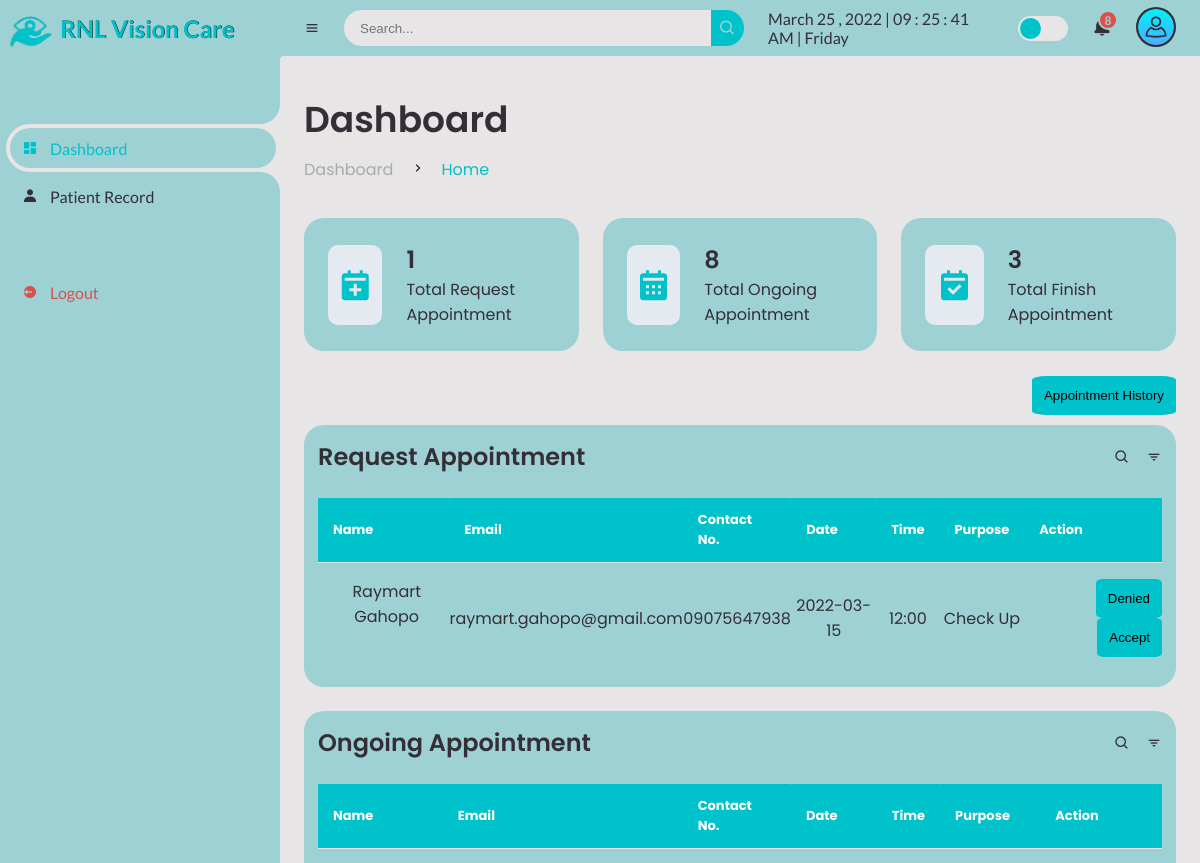
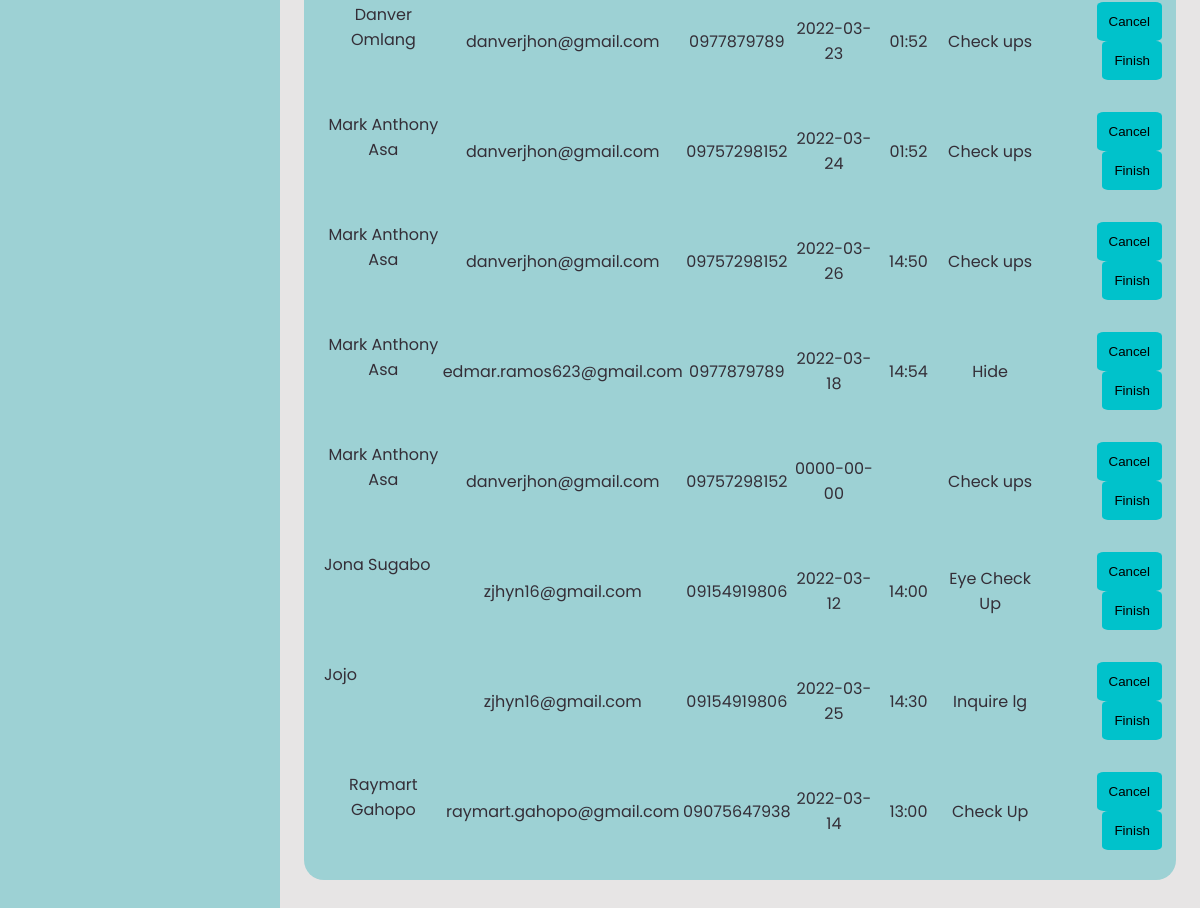
The app's page /doctor/dashboard.php (signed in), older data (2 pictures, top to bottom).
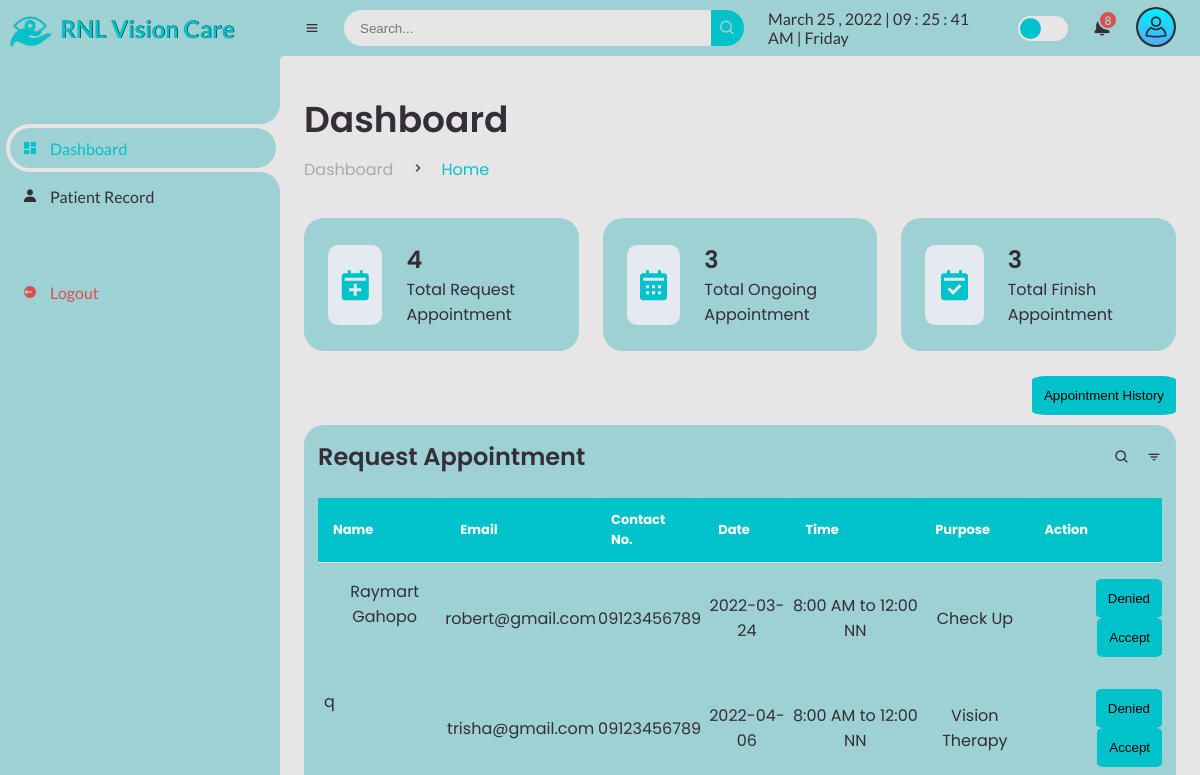
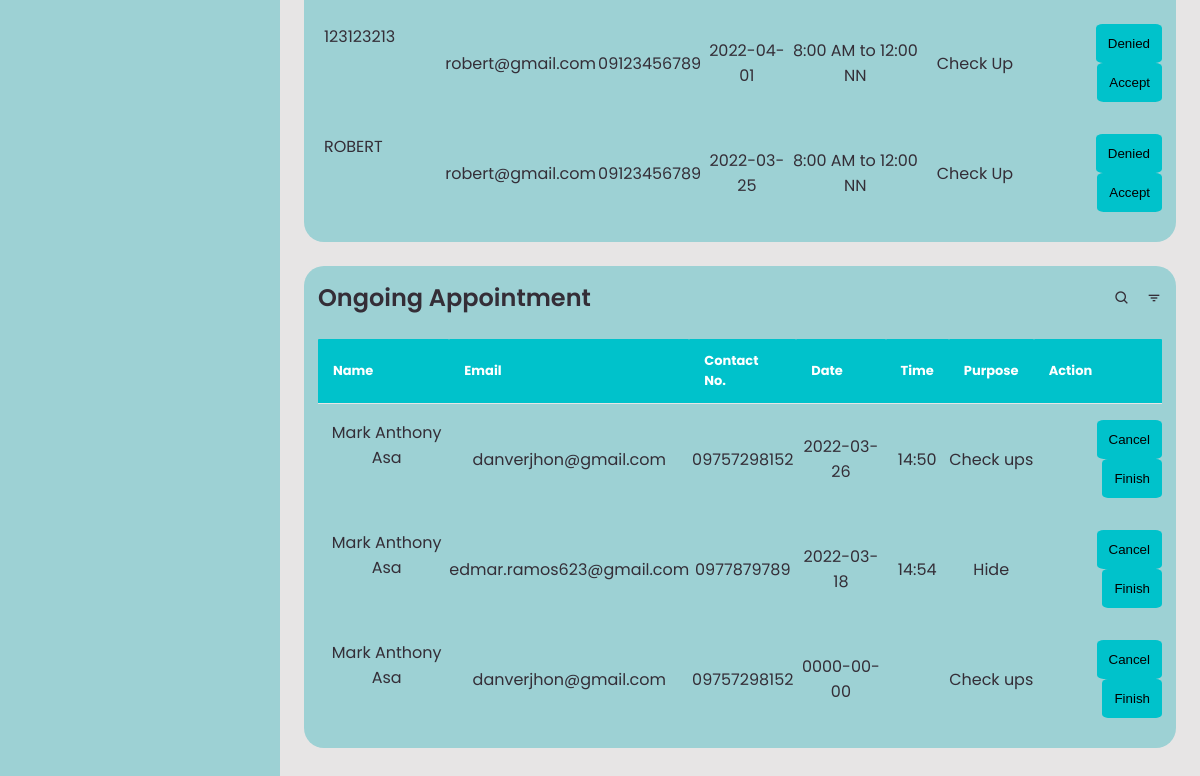
The same page, newer data (2 pictures, top to bottom).
### tables this page shows
CREATE TABLE `appointment` (
  `app_id` int(11) NOT NULL AUTO_INCREMENT,
  `app_user` varchar(255) NOT NULL,
  `app_name` varchar(255) NOT NULL,
  `app_email` varchar(150) NOT NULL,
  `app_contact` varchar(150) NOT NULL,
  `app_date` date NOT NULL,
  `app_time` varchar(255) NOT NULL,
  `app_purpose` varchar(255) NOT NULL,
  `app_remarks` varchar(200) NOT NULL,
  PRIMARY KEY (`app_id`)
);

### doctor/dashboard.php (the view, shortened to what the changed rows need)
<?php
include ('../admin/session.php');
?>
<!DOCTYPE html>
<html lang="en">
<head>
	<link href='https://unpkg.com/boxicons@2.0.9/css/boxicons.min.css' rel='stylesheet'>
	<link rel="stylesheet" href="css\sys_style.css">
</head>
<body>
	<section id="content">
		<main>
			<div class="head-title">
				<div class="left">
					<h1>Dashboard</h1>
				</div>
			</div>
			<ul class="box-info">
				<li>
					<span class="text">
						<h3><?php
							$query = mysqli_query($conn, "SELECT COUNT(*) as total from appointment where app_remarks = 'PENDING';");
									while($result=mysqli_fetch_array($query)){
										echo $result['total'];
						  							}
						  ?></h3>
						<p>Total Request Appointment</p>
					</span>
				</li>
				<li>
					<span class="text">
						<h3>
							<?php
							$query2 = mysqli_query($conn, "SELECT COUNT(*) as total from appointment where app_remarks = 'ONGOING';");
									while($result2=mysqli_fetch_array($query2)){
										echo $result2['total'];
						  							}
						  ?>
						  </h3>
						<p>Total Ongoing Appointment</p>
					</span>
				</li>
				<li>
					<span class="text">
						<h3><?php
							$query3 = mysqli_query($conn, "SELECT COUNT(*) as total from appointment_history where app_remarks = 'FINISH';");
									while($result3=mysqli_fetch_array($query3)){
										echo $result3['total'];
						  							}
						  ?></h3>
						<p>Total Finish Appointment</p>
					</span>
				</li>
			</ul>
			<br>
			<div class="table-data">
				<div class="order">
					<table class="table">
     <thead>
     	<tr>
     	 <th>Name</th>
     	 <th>Email</th>
     	 <th>Contact No.</th>
     	 <th>Date</th>
		 <th>Time</th>
		 <th>Purpose</th>
		 <th>Action</th>
     	</tr>
     </thead>
     <tbody>
     	  	<tr>
     	  		<?php
     	  		$query4 = mysqli_query($conn, "Select * from appointment where app_remarks = 'PENDING'");
     	  		while($row = $query4 -> fetch_assoc()){
     	  ?>
     	  	  <td data-label="Name" class="brandd"><p><?php echo $row['app_name'];?></p></td>
     	  	  <td data-label="Email"><?php echo $row['app_email'];?></td>
     	  	  <td data-label="Contact"><?php echo $row['app_contact'];?></td>
     	  	  <td data-label="Date"><?php echo $row['app_date'];?></td>
			  <td data-label="Time"><?php echo $row['app_time'];?></td>
			  <td data-label="Purpose"><?php echo $row['app_purpose'];?></td>
			  <td data-label="Action"><a href="?id3=<?php echo $row['app_id'];?>"><button class="btn-rem" style="cursor: pointer;">Denied</button></a>
			  <a href="?id=<?php echo $row['app_id'];?>"><button class="btn-upd" style="cursor: pointer;">Accept</button></a></td>
     	  </tr>
     	<?php  } ?>
     </tbody>
   </table>
				</div>
			</div>
			<div class="table-data">
				<div class="order">
					<table class="table">
     <thead>
     	<tr>
     	 <th>Name</th>
     	 <th>Email</th>
     	 <th>Contact No.</th>
     	 <th>Date</th>
		 <th>Time</th>
		 <th>Purpose</th>
		 <th>Action</th>
     	</tr>
     </thead>
     <tbody>
     	  <tr>
     	  	  <?php
     	  		$query5 = mysqli_query($conn, "Select * from appointment where app_remarks = 'ONGOING'");
     	  		while($row1 = $query5 -> fetch_assoc()){
     	  ?>
     	  	  <td data-label="Name" class="brandd"><p><?php echo $row1['app_name'];?></p></td>
     	  	  <td data-label="Email"><?php echo $row1['app_email'];?></td>
     	  	  <td data-label="Contact"><?php echo $row1['app_contact'];?></td>
     	  	  <td data-label="Date"><?php echo $row1['app_date'];?></td>
			  <td data-label="Time"><?php echo $row1['app_time'];?></td>
			  <td data-label="Purpose"><?php echo $row1['app_purpose'];?></td>
			  <td data-label="Action"><a href="?id2=<?php echo $row1['app_id'];?>"><button class="btn-rem" style="cursor: pointer;">Cancel</button>
			  <a href="?id1=<?php echo $row1['app_id'];?>"><button class="btn-upd" style="cursor: pointer;">Finish</button></td>
     	  </tr>
     	<?php } ?>
     </tbody>
   </table>
				</div>
			</div>
		</main>
	</section>
</body>
</html>

Row changes from the older to the newer data that the page shows:
removed appointment: app_name "Raymart Gahopo", app_email "raymart.gahopo@gmail.com", app_contact "09075647938", app_date "2022-03-15", app_time "12:00", app_purpose "Check Up", shown under "Request Appointment"
removed appointment: app_name "Danver Omlang", app_email "danverjhon@gmail.com", app_contact "0977879789", app_date "2022-03-23", app_time "01:52", app_purpose "Check ups", shown under "Ongoing Appointment"
removed appointment: app_name "Mark Anthony Asa", app_email "danverjhon@gmail.com", app_contact "09757298152", app_date "2022-03-24", app_time "01:52", app_purpose "Check ups", shown under "Ongoing Appointment"
removed appointment: app_name "Jona Sugabo", app_email "zjhyn16@gmail.com", app_contact "09154919806", app_date "2022-03-12", app_time "14:00", app_purpose "Eye Check Up", shown under "Ongoing Appointment"
removed appointment: app_name "Jojo", app_email "zjhyn16@gmail.com", app_contact "09154919806", app_date "2022-03-25", app_time "14:30", app_purpose "Inquire lg", shown under "Ongoing Appointment"
removed appointment: app_name "Raymart Gahopo", app_email "raymart.gahopo@gmail.com", app_contact "09075647938", app_date "2022-03-14", app_time "13:00", app_purpose "Check Up", shown under "Ongoing Appointment"
added appointment: app_name "Raymart Gahopo", app_email "robert@gmail.com", app_contact "09123456789", app_date "2022-03-24", app_time "8:00 AM to 12:00 NN", app_purpose "Check Up", shown under "Request Appointment"
added appointment: app_name "q", app_email "trisha@gmail.com", app_contact "09123456789", app_date "2022-04-06", app_time "8:00 AM to 12:00 NN", app_purpose "Vision Therapy", shown under "Request Appointment"
added appointment: app_name "123123213", app_email "robert@gmail.com", app_contact "09123456789", app_date "2022-04-01", app_time "8:00 AM to 12:00 NN", app_purpose "Check Up", shown under "Request Appointment"
added appointment: app_name "ROBERT", app_email "robert@gmail.com", app_contact "09123456789", app_date "2022-03-25", app_time "8:00 AM to 12:00 NN", app_purpose "Check Up", shown under "Request Appointment"
Text that changed along with them:
new list line: "4"
new list line: "3"
list line gone: "1"
list line gone: "8"
